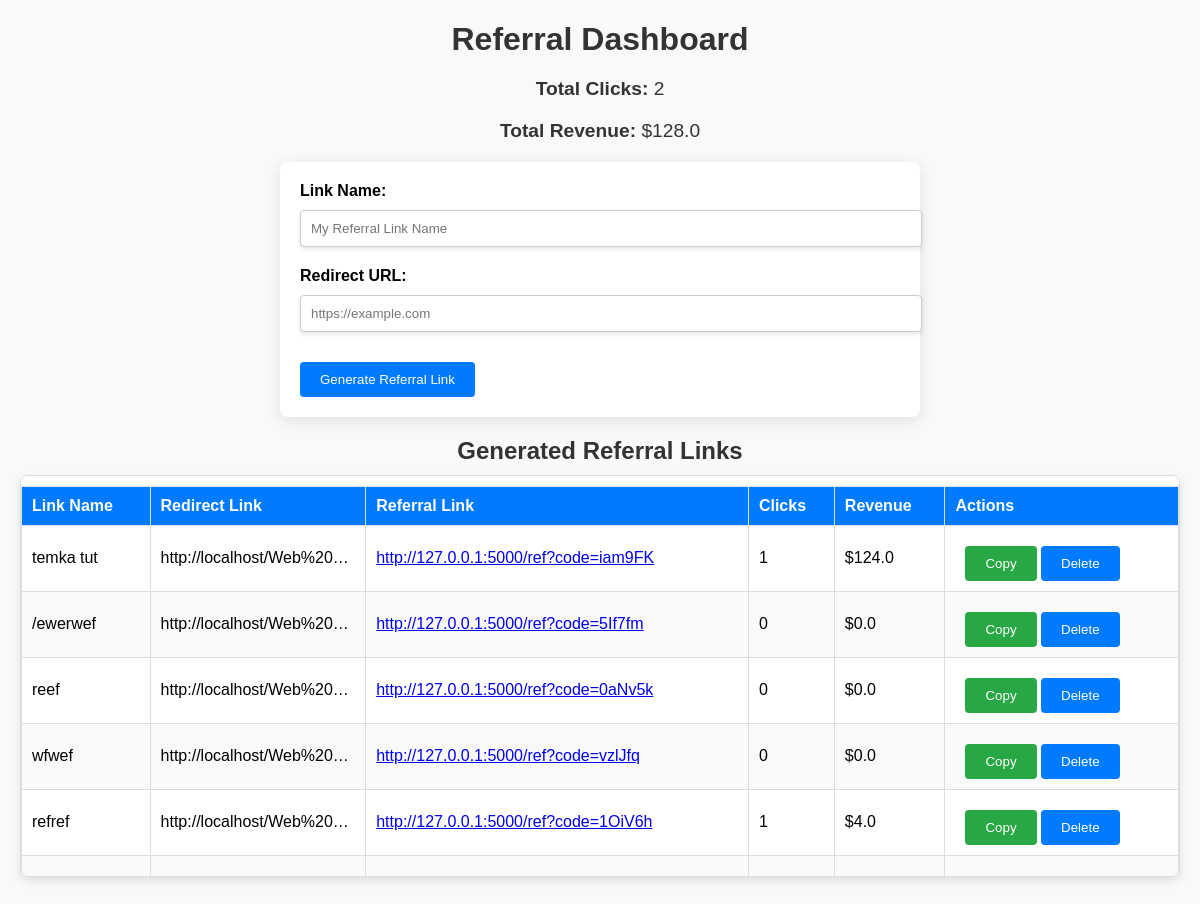
Before: / with the older database file.
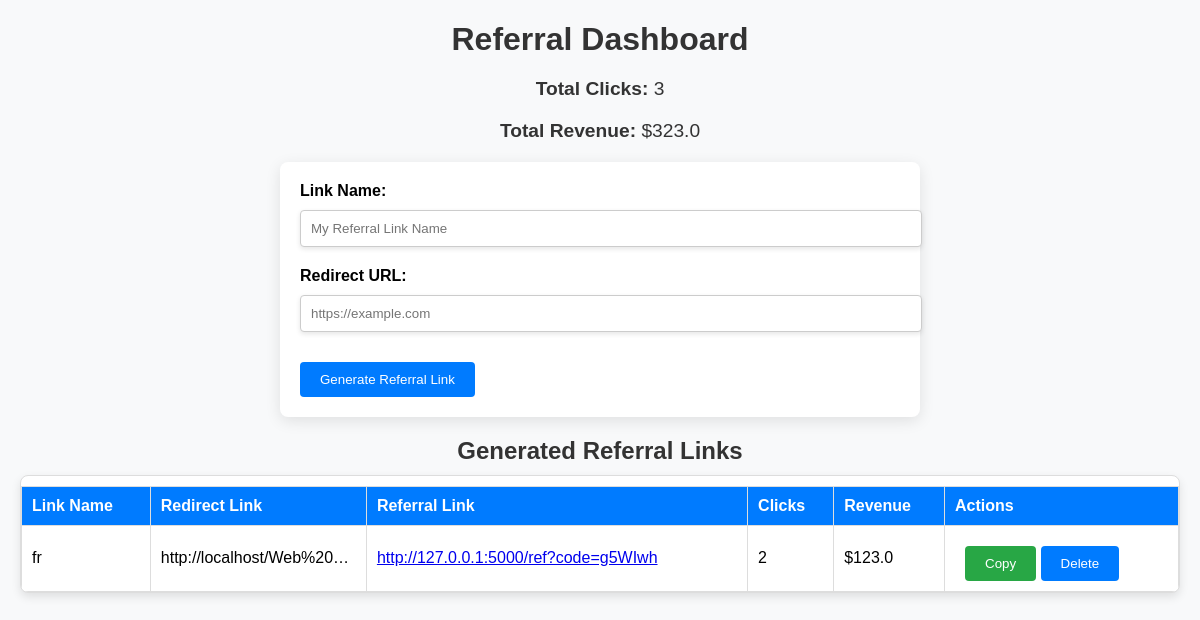
After: the same page with the newer database file.
### app.py (models this page shows)
class GlobalStats(db.Model):
    id = db.Column(db.Integer, primary_key=True)
    total_clicks = db.Column(db.Integer, default=0)
    total_revenue = db.Column(db.Float, default=0.0)

class Referral(db.Model):
    id = db.Column(db.Integer, primary_key=True)
    link_name = db.Column(db.String(150), nullable=False)  # New field for link name
    redirect_link = db.Column(db.String(150), nullable=False)
    referral_link = db.Column(db.String(150), unique=True, nullable=False)
    click_count = db.Column(db.Integer, default=0)
    income = db.Column(db.Float, default=0.0)

### app.py (the view)
@app.route('/')
def dashboard():
    referrals = Referral.query.all()
    stats = GlobalStats.query.first()
    if not stats:
        stats = GlobalStats(total_clicks=0, total_revenue=0.0)
        db.session.add(stats)
        db.session.commit()
    return render_template('dashboard.html', referrals=referrals, stats=stats)

### templates/dashboard.html (shortened to what this page needs)
<!DOCTYPE html>
<html lang="en">
<head>
</head>
<body>
    <h1>Referral Dashboard</h1>
    <div class="stats">
        <p><strong>Total Clicks:</strong> {{ stats.total_clicks }}</p>
        <p><strong>Total Revenue:</strong> ${{ stats.total_revenue | round(2) }}</p>
    </div>
    <div class="form-container">
        <form action="/generate" method="POST">
            <div class="form-group">
                <label for="link_name">Link Name:</label>
                <input type="text" id="link_name" name="link_name" placeholder="My Referral Link Name" required>
            </div>
            <div class="form-group">
                <label for="redirect_link">Redirect URL:</label>
                <input type="url" id="redirect_link" name="redirect_link" placeholder="https://example.com" required>
            </div>
            <button type="submit">Generate Referral Link</button>
        </form>
    </div>
    <h2>Generated Referral Links</h2>
    <div class="referral-container">
        <table>
            <thead>
                <tr>
                    <th>Link Name</th>
                    <th>Redirect Link</th>
                    <th>Referral Link</th>
                    <th>Clicks</th>
                    <th>Revenue</th>
                    <th>Actions</th>
                </tr>
            </thead>
            <tbody>
                {% for referral in referrals %}
                <tr>
                    <td>{{ referral.link_name }}</td>
                    <td class="truncated">{{ referral.redirect_link }}</td>
                    <td>
                        <a href="{{ referral.referral_link }}" target="_blank">{{ referral.referral_link }}</a>
                    </td>
                    <td>{{ referral.click_count }}</td>
                    <td>${{ referral.income | round(2) }}</td>
                    <td>
                        <button class="copy-button" onclick="copyToClipboard('{{ referral.referral_link }}')">Copy</button>
                        <form action="/delete/{{ referral.id }}" method="POST" style="display:inline;">
                            <button type="submit" onclick="return confirm('Are you sure you want to delete this referral link?');">Delete</button>
                        </form>
                    </td>
                </tr>
                {% endfor %}
            </tbody>
        </table>
    </div>
</body>
</html>

### templates/dashboard.html (style rules this page uses)
body { font-family: Arial, sans-serif; margin: 20px; background-color: #f8f9fa; }
h1, h2 { color: #333; text-align: center; margin-bottom: 10px; }
.stats { margin: 20px 0; text-align: center; font-size: 1.2em; color: #333; }
.form-container { margin-bottom: 20px; padding: 20px; background-color: white; border-radius: 8px; box-shadow: 0 4px 15px rgba(0, 0, 0, 0.1); max-width: 600px; margin: 0 auto; }
.form-group { margin-bottom: 15px; display: flex; flex-direction: column; align-items: stretch; }
label { margin-bottom: 5px; font-weight: bold; }
input[type="url"], input[type="text"] { width: 100%; padding: 10px; margin: 5px 0; border: 1px solid #ccc; border-radius: 4px; box-shadow: 0 2px 5px rgba(0, 0, 0, 0.1); }
button { padding: 10px 20px; background-color: #007bff; color: white; border: none; border-radius: 4px; cursor: pointer; margin-top: 10px; transition: background-color 0.3s; }
.copy-button { background-color: #28a745; margin-left: 10px; }
.referral-container { max-height: 400px; overflow-y: auto; margin: 0 auto; padding: 0; border: 1px solid #ddd; border-radius: 8px; background-color: white; box-shadow: 0 4px 10px rgba(0, 0, 0, 0.1); }
table { width: 100%; border-collapse: collapse; margin-top: 10px; }
table, th, td { border: 1px solid #ddd; }
th, td { padding: 10px; text-align: left; }
th { background-color: #007bff; color: white; position: sticky; top: 0; z-index: 10; }
.truncated { overflow: hidden; text-overflow: ellipsis; white-space: nowrap; max-width: 150px; }

Changed rows visible on the page:
removed Referral: link_name "/ewerwef", redirect_link "http://localhost/Web%20…", referral_link "http://127.0.0.1:5000/ref?code=5If7fm", click_count "0", income "0.0"
removed Referral: link_name "reef", redirect_link "http://localhost/Web%20…", referral_link "http://127.0.0.1:5000/ref?code=0aNv5k", click_count "0", income "0.0"
removed Referral: link_name "wfwef", redirect_link "http://localhost/Web%20…", referral_link "http://127.0.0.1:5000/ref?code=vzlJfq", click_count "0", income "0.0"
removed Referral: link_name "refref", redirect_link "http://localhost/Web%20…", referral_link "http://127.0.0.1:5000/ref?code=1OiV6h", click_count "1", income "4.0"
changed GlobalStats: total_clicks "2" → "3"; total_revenue "128.0" → "323.0"
changed Referral "http://localhost/Web%20…": link_name "temka tut" → "fr"; referral_link "http://127.0.0.1:5000/ref?code=iam9FK" → "http://127.0.0.1:5000/ref?code=g5WIwh"; click_count "1" → "2"; income "124.0" → "123.0"
